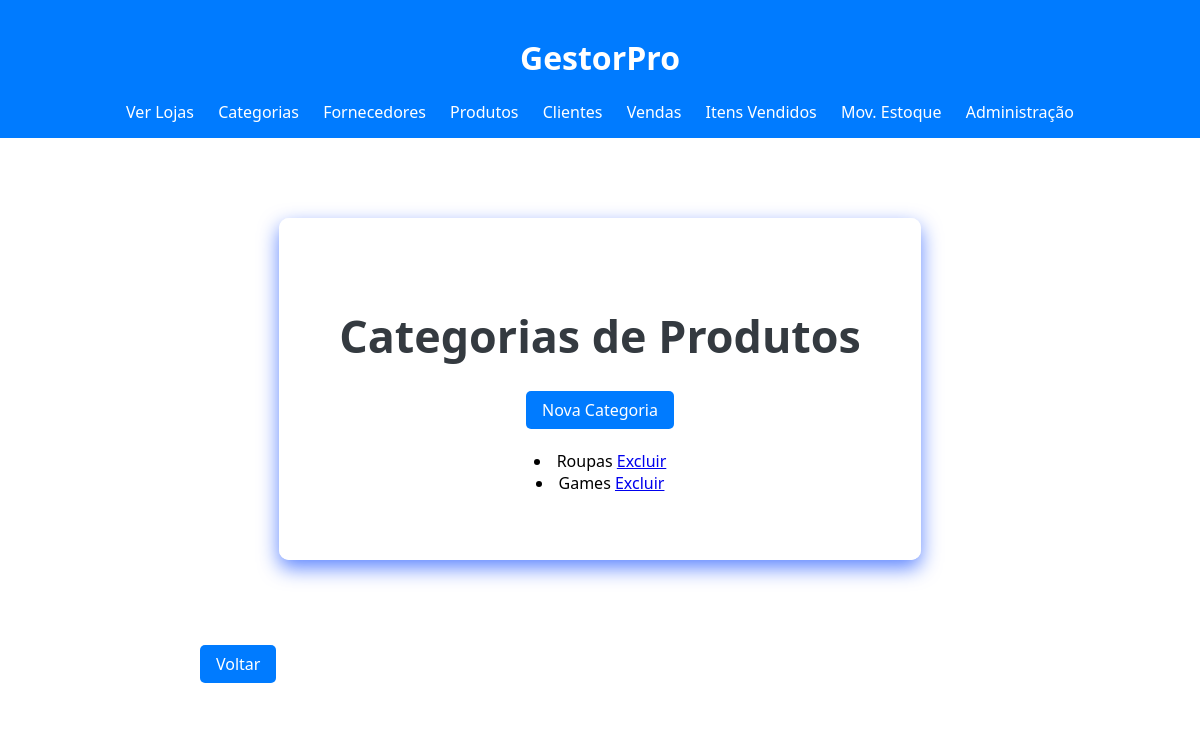
The app's page /categorias/ (signed in), older data.
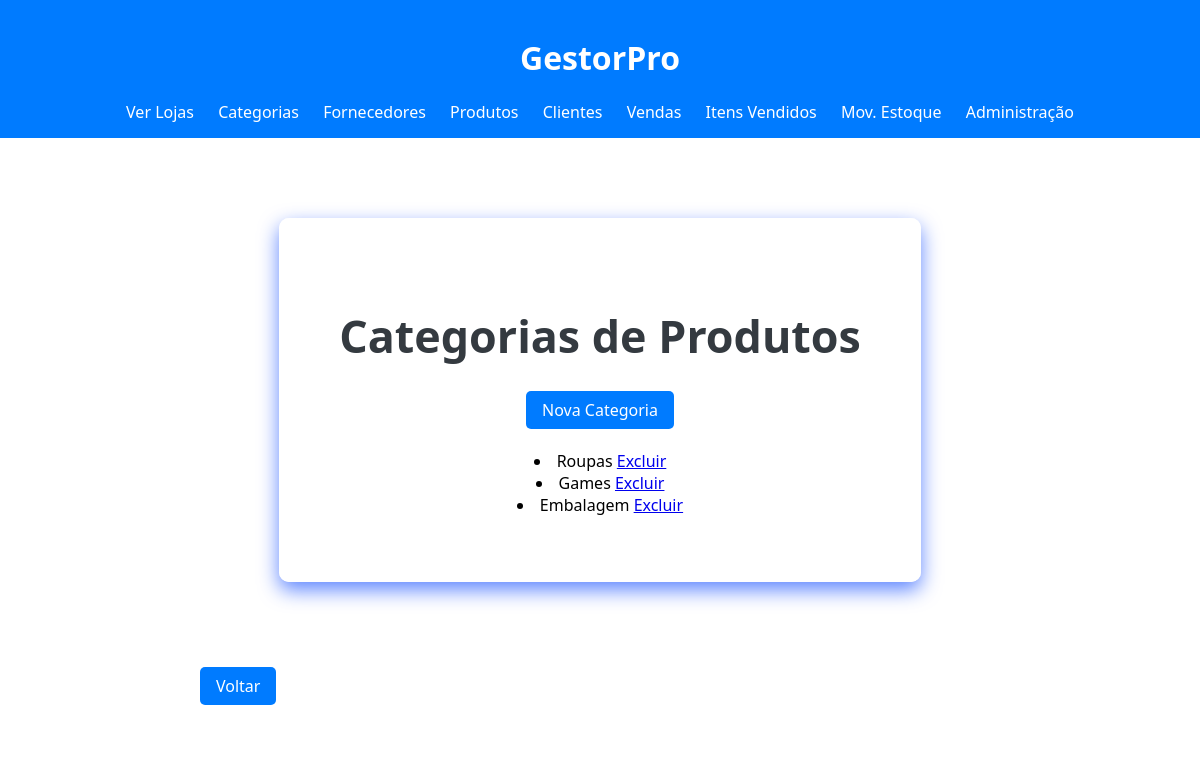
The same page, newer data.
### loja_app/models.py (models this page shows, shortened)
class Categoria(models.Model):
    nome = models.CharField(max_length=100, verbose_name="Nome da Categoria")

### loja_app/views.py (the view)
# urls.py: path('categorias/', views.lista_categorias, name='lista_categorias'),
@staff_member_required
def lista_categorias(request):
    categorias = Categoria.objects.all()
    return render(request, 'loja_app/categoria_list.html', {'categorias': categorias})

### loja_app/templates/loja_app/categoria_list.html (shortened to what this page needs)
{% extends 'loja_app/base.html' %}
{% load static %}
{% block body_class %}dashboard-page{% endblock %}
{% block extra_css %}
<link rel="stylesheet" href="{% static 'loja_app/css/home.css' %}">
{% endblock %}
{% block content %}
    <div class="dashboard-simple-container">
        <div class="dashboard-simple-content">
            <h2>Categorias de Produtos</h2>
            <a href="{% url 'cadastrar_categoria' %}" class="botao">Nova Categoria</a>
            <p>
                {% for categoria in categorias %}
                    <li>{{ categoria.nome }} <a href="{% url 'excluir_categoria' categoria.id %}">Excluir</a></li>
                {% empty %}
                    <p>Nenhuma categoria cadastrada.</p>
                {% endfor %}
            </p>
        </div>
    </div>
    <div class="back-button-container" style="margin-top: 20px;">
                <a href="{% url 'dashboard' %}" class="botao">Voltar</a>
            </div>
{% endblock %}

Row changes from the older to the newer data that the page shows:
added Categoria: nome "Embalagem"
